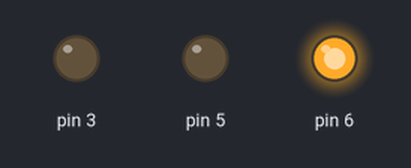
The sketch below on a simulated Arduino Uno, built with avr-gcc and run on an emulated ATmega328P. Parts: output pins drawn as LEDs (lit = HIGH).

Above: at 0.5 s.
At 1.5 s:
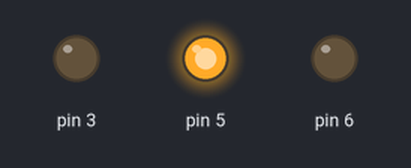
At 5.5 s:
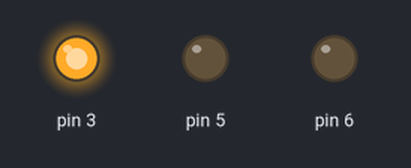
Timing chart, 0 to 6.9 s (numbered marks = the images above):
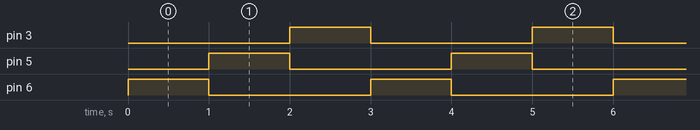

Measured:
- by itself, pin 3, pin 5, pin 6: alternates HIGH for 1.0 s and LOW for 2.0 s
- by itself, everything shown: repeats every 3.0 s, in 3 steps

The sketch:

project_luces_alternas.ino
```cpp
void setup(){

    pinMode(6,OUTPUT);
    pinMode(5,OUTPUT);
    pinMode(3,OUTPUT);
}

void loop(){

    digitalWrite(6,1);
    digitalWrite(5,0);
    digitalWrite(3,0);
    delay(1000);
    digitalWrite(6,0);
    digitalWrite(5,1);
    digitalWrite(3,0);
    delay(1000);
    digitalWrite(6,0);
    digitalWrite(5,0);
    digitalWrite(3,1);
    delay(1000);

}
```
